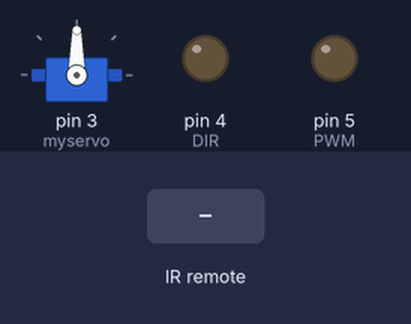
Bench run of a sketch on a simulated Arduino Uno, built with avr-gcc and run on an emulated ATmega328P. Parts: servo, output pins drawn as LEDs (lit = HIGH). The test bench sets the inputs (shaded band).

Above: at 1.2 s.
1.3 s: infrared code 0xFF02FD received
At 2.5 s:
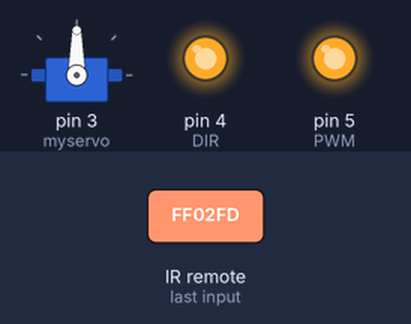
2.8 s: infrared code 0xFF9867 received
At 3.6 s:
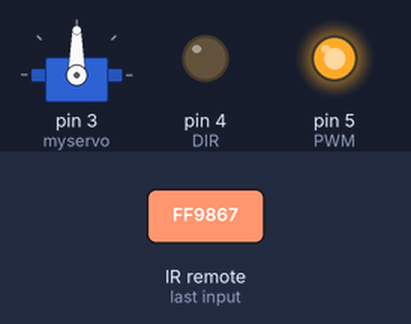
4.3 s: infrared code 0xFFE01F received
At 4.8 s:
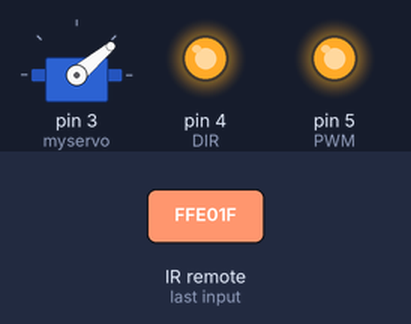
5.8 s: infrared code 0xFF906F received
At 7.0 s:
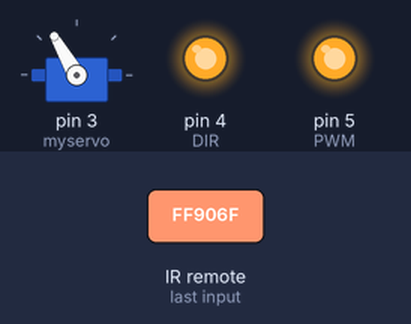
7.3 s: infrared code 0xFF9867 received
At 8.2 s:
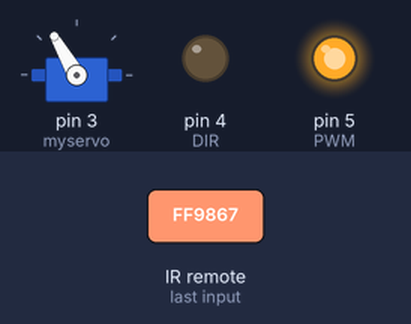
8.8 s: infrared code 0xFFA857 received
At 9.4 s:
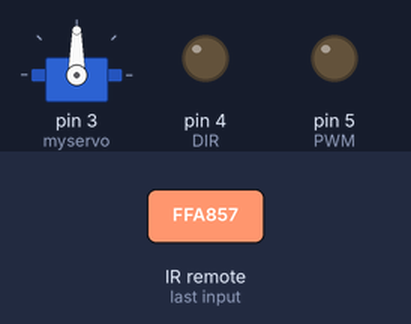
Timing chart, 0 to 11.3 s (numbered marks = the images above; inputs shaded):
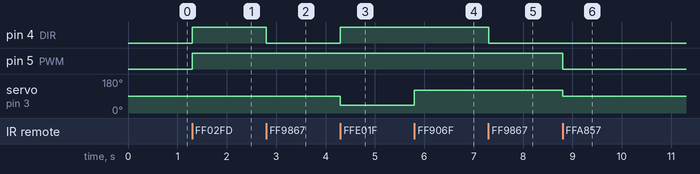

The sketch:

HS0038.ino
```cpp
#include <Servo.h>
#include <IRremote.h>

int RECV_PIN = 11; //红外线接收器OUTPUT端接在pin 11
int PWM = 5;      // 定义电机驱动引脚5，6
int DIR = 4;
int val = 255;     //电机占空比
Servo myservo;
IRrecv irrecv(RECV_PIN); // 定义IRrecv 对象来接收红外线信号
decode_results results; //解码结果放在decode_results构造的对象results里


void irdisplay(unsigned long value) // 按下按键后，显示本遥控对应的按键
{
switch(value){ //判定按下的是哪个按键，串口显示按钮名称
case 0xFF02FD:                //前进
 digitalWrite(PWM,HIGH);
 digitalWrite(DIR,HIGH);
 analogWrite(PWM,val);
break;
case 0xFF9867:                //后退
 digitalWrite(PWM,HIGH);
 digitalWrite(DIR,LOW);
 analogWrite(PWM,val);
break;
case 0xFFE01F:                //前 + 左
 digitalWrite(PWM,HIGH);
 digitalWrite(DIR,HIGH);
 analogWrite(PWM,val);
 myservo.write(40);
break;
case 0xFF906F:               //前 + 右
 digitalWrite(PWM,HIGH);
 digitalWrite(DIR,HIGH);
 analogWrite(PWM,val);
 myservo.write(120);
break;
case 0xFFA857:                //停止
 digitalWrite(PWM,LOW);
 digitalWrite(DIR,LOW);
 myservo.write(90);
}
}

void setup(){
  myservo.attach(3);     //舵机引脚
  pinMode(PWM,OUTPUT);
  pinMode(DIR,OUTPUT);  // 定义电机为输出引脚
  Serial.begin(9600);   //开启串口通信，并设定波特率为9600
  irrecv.enableIRIn();   //启动红外解码
  myservo.write(90);     //舵机初始角度
}

void loop() {
if (irrecv.decode(&results))
{//解码成功，收到一组红外线信号
irdisplay(results.value);
irrecv.resume();
}
}
```

Measured:
- after the input at 1.3 s, pin 4 (DIR), pin 5 (PWM): LOW → HIGH at once
- after the input at 2.8 s, pin 4 (DIR): HIGH → LOW at once
- after the input at 4.3 s, pin 4 (DIR): LOW → HIGH at once; servo on pin 3 (myservo): 90° → 40° at once
- after the input at 5.8 s, servo on pin 3 (myservo): 40° → 120° at once
- after the input at 7.3 s, pin 4 (DIR): HIGH → LOW at once
- after the input at 8.8 s, pin 5 (PWM): HIGH → LOW at once; servo on pin 3 (myservo): 120° → 90° at once
